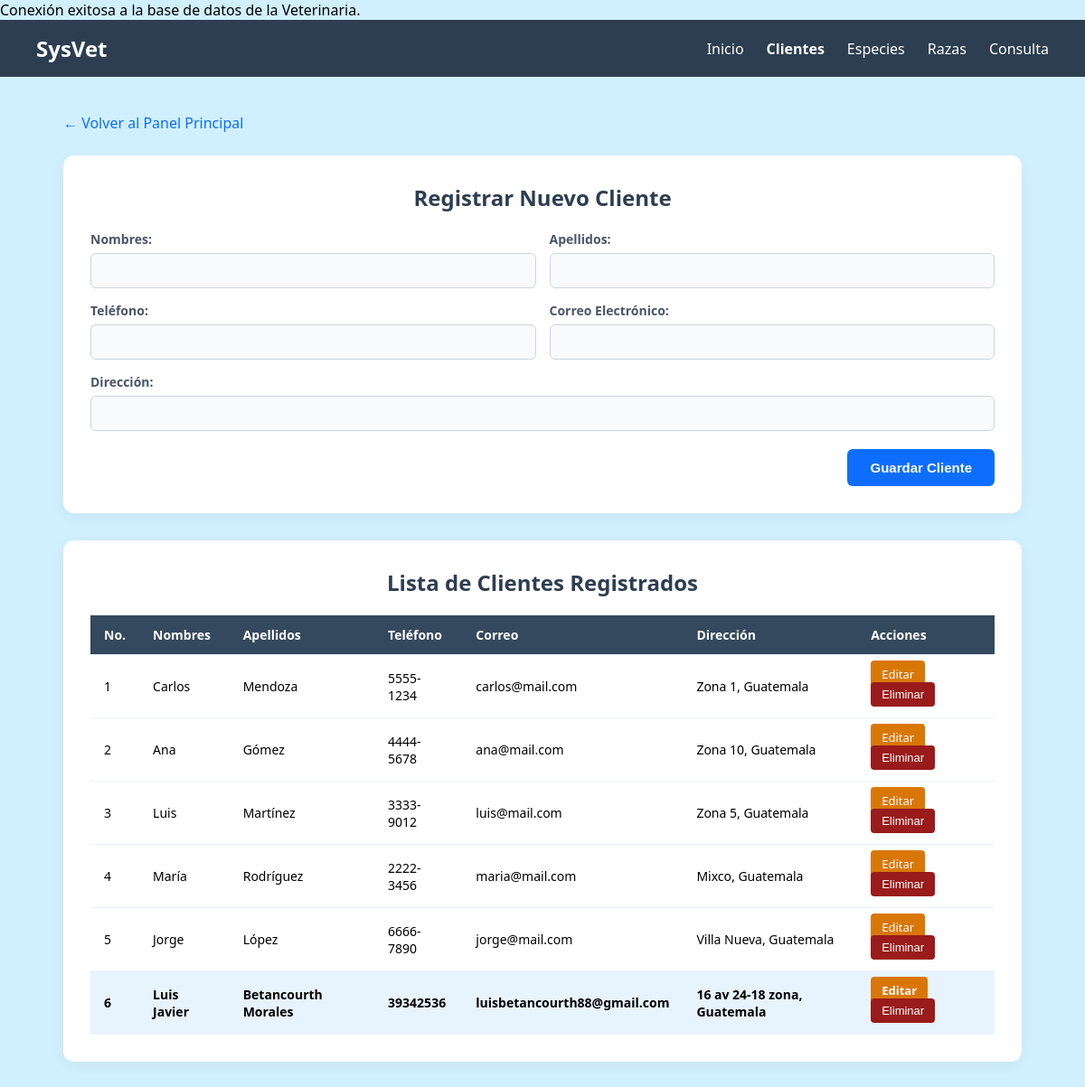
The page /clientes.php on the database its author committed.
### tables this page shows
CREATE TABLE CLIENTE (
    id_cliente INT NOT NULL,
    nombres VARCHAR(100) NOT NULL,
    apellidos VARCHAR(100) NOT NULL,
    telefono VARCHAR(20) NOT NULL,
    correo VARCHAR(100),
    direccion VARCHAR(200),
    CONSTRAINT PK_CLIENTE PRIMARY KEY (id_cliente)
);

### clientes.php (the view, shortened to what this page needs)
<?php
require_once 'conexion.php';
try {
    $sql = "SELECT id_cliente, nombres, apellidos, telefono, correo, direccion FROM CLIENTE ORDER BY id_cliente ASC";
    $stmt = $pdo->query($sql);
    $clientes = $stmt->fetchAll();
} catch (\PDOException $e) {
    die("Error al consultar datos: " . $e->getMessage());
}
?>
<!DOCTYPE html>
<html lang="es">
<head>
</head>
<body>
    <nav class="navbar">
        <a href="index.php" class="navbar-brand">SysVet</a>
        <ul class="navbar-menu">
            <li><a href="index.php">Inicio</a></li>
            <li><a href="clientes.php" style="font-weight: bold;">Clientes</a></li>
            <li><a href="especies.php">Especies</a></li>
            <li><a href="razas.php">Razas</a></li>
            <li><a href="consulta.php">Consulta</a></li>
        </ul>
    </nav>
    <div class="container">
        <a href="index.php" class="btn-regresar">← Volver al Panel Principal</a>
        <div class="card-custom">
            <h2 class="card-title">Registrar Nuevo Cliente</h2>
            <form action="clientes.php" method="POST">
                <div class="form-grid">
                    <div class="form-group">
                        <label for="nombres">Nombres:</label>
                        <input type="text" name="nombres" id="nombres" class="form-control" autocomplete="off" required>
                    </div>
                    <div class="form-group">
                        <label for="apellidos">Apellidos:</label>
                        <input type="text" name="apellidos" id="apellidos" class="form-control" autocomplete="off" required>
                    </div>
                    <div class="form-group">
                        <label for="telefono">Teléfono:</label>
                        <input type="text" name="telefono" id="telefono" class="form-control" autocomplete="off" required>
                    </div>
                    <div class="form-group">
                        <label for="correo">Correo Electrónico:</label>
                        <input type="email" name="correo" id="correo" class="form-control" autocomplete="off">
                    </div>
                    <div class="form-group form-group-full">
                        <label for="direccion">Dirección:</label>
                        <input type="text" name="direccion" id="direccion" class="form-control" autocomplete="off">
                    </div>
                </div>
                <div class="btn-container">
                    <button type="submit" class="btn-agregar">Guardar Cliente</button>
                </div>
            </form>
        </div>
        <div class="card-custom">
            <h2 class="card-title">Lista de Clientes Registrados</h2>
            <div class="table-container">
                <table>
                    <thead>
                        <tr>
                            <th>No.</th>
                            <th>Nombres</th>
                            <th>Apellidos</th>
                            <th>Teléfono</th>
                            <th>Correo</th>
                            <th>Dirección</th>
                            <th>Acciones</th>
                        </tr>
                    </thead>
                    <tbody>
                        <?php foreach ($clientes as $c): ?>
                            <tr class="<?php echo ($c['id_cliente'] == 6) ? 'mi-registro' : ''; ?>">
                                <td><?php echo htmlspecialchars($c['id_cliente']); ?></td>
                                <td><?php echo htmlspecialchars($c['nombres']); ?></td>
                                <td><?php echo htmlspecialchars($c['apellidos']); ?></td>
                                <td><?php echo htmlspecialchars($c['telefono']); ?></td>
                                <td><?php echo htmlspecialchars($c['correo']); ?></td>
                                <td><?php echo htmlspecialchars($c['direccion']); ?></td>
                                <td>
                                    <a href="editar_cliente.php?id=<?php echo $c['id_cliente']; ?>" class="btn-editar">Editar</a>
                                    <button type="button" class="btn-eliminar" onclick="confirmarEliminacion(<?php echo $c['id_cliente']; ?>)">Eliminar</button>
                                </td>
                            </tr>
                        <?php endforeach; ?>
                    </tbody>
                </table>
            </div>
        </div>
    </div>
</body>
</html>

### clientes.php (style rules this page uses)
* { box-sizing: border-box; margin: 0; padding: 0; }
body { background-color: #d1f0ff; font-family: 'Segoe UI', sans-serif; }
.navbar { background-color: #2c3e50; padding: 15px 40px; display: flex; justify-content: space-between; align-items: center; }
.navbar-brand { color: #ffffff; font-size: 24px; font-weight: bold; text-decoration: none; }
.navbar-menu { display: flex; list-style: none; gap: 25px; }
.navbar-menu a { color: #ffffff; text-decoration: none; font-size: 16px; }
.container { max-width: 1100px; margin: 40px auto; padding: 0 20px; }
.btn-regresar { display: inline-block; margin-bottom: 25px; color: #0d6efd; text-decoration: none; font-weight: 500; }
.card-custom { background-color: #ffffff; border-radius: 12px; padding: 30px; margin-bottom: 30px; box-shadow: 0 4px 15px rgba(0, 0, 0, 0.05); }
.card-title { font-size: 24px; font-weight: bold; color: #2c3e50; margin-bottom: 20px; text-align: center; }
.form-grid { display: grid; grid-template-columns: 1fr 1fr; gap: 15px; margin-bottom: 20px; }
.form-group-full { grid-column: span 2; }
label { display: block; font-weight: 600; color: #4a5568; margin-bottom: 6px; font-size: 14px; }
.form-control { width: 100%; padding: 10px; border: 1px solid #cbd5e1; border-radius: 6px; font-size: 15px; background-color: #f8fafc; }
.btn-container { text-align: right; }
.btn-agregar { background-color: #0d6efd; color: #ffffff; border: none; padding: 12px 25px; border-radius: 6px; font-size: 15px; font-weight: 600; cursor: pointer; }
.table-container { overflow-x: auto; }
table { width: 100%; border-collapse: collapse; text-align: left; }
th, td { padding: 12px 15px; font-size: 14px; border-bottom: 1px solid #edf2f7; }
th { background-color: #34495e; color: #ffffff; }
.mi-registro { background-color: #e8f4fd; font-weight: bold; }
.btn-editar { background-color: #d97706; color: #ffffff; text-decoration: none; padding: 6px 12px; border-radius: 4px; font-size: 13px; margin-right: 5px; }
.btn-eliminar { background-color: #991b1b; color: #ffffff; text-decoration: none; padding: 6px 12px; border-radius: 4px; font-size: 13px; border: none; cursor: pointer; }

### rows shown on the page
cliente: id_cliente "1", nombres "Carlos", apellidos "Mendoza", telefono "5555-1234", correo "carlos@mail.com", direccion "Zona 1, Guatemala"
cliente: id_cliente "2", nombres "Ana", apellidos "Gómez", telefono "4444-5678", correo "ana@mail.com", direccion "Zona 10, Guatemala"
cliente: id_cliente "3", nombres "Luis", apellidos "Martínez", telefono "3333-9012", correo "luis@mail.com", direccion "Zona 5, Guatemala"
cliente: id_cliente "4", nombres "María", apellidos "Rodríguez", telefono "2222-3456", correo "maria@mail.com", direccion "Mixco, Guatemala"
cliente: id_cliente "5", nombres "Jorge", apellidos "López", telefono "6666-7890", correo "jorge@mail.com", direccion "Villa Nueva, Guatemala"
cliente: id_cliente "6", nombres "Luis Javier", apellidos "Betancourth Morales", telefono "39342536", correo "luisbetancourth88@gmail.com", direccion "16 av 24-18 zona, Guatemala"
